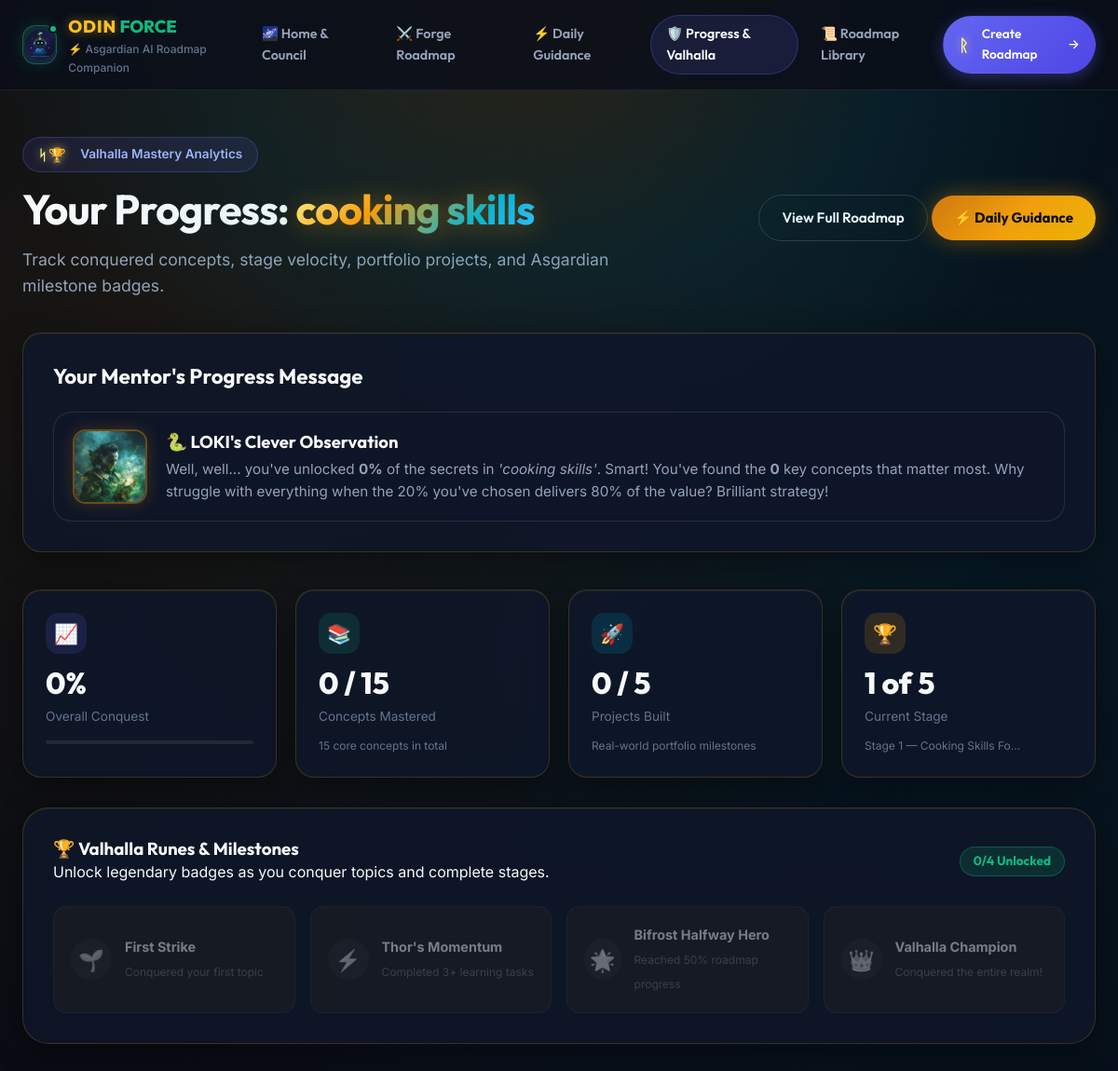
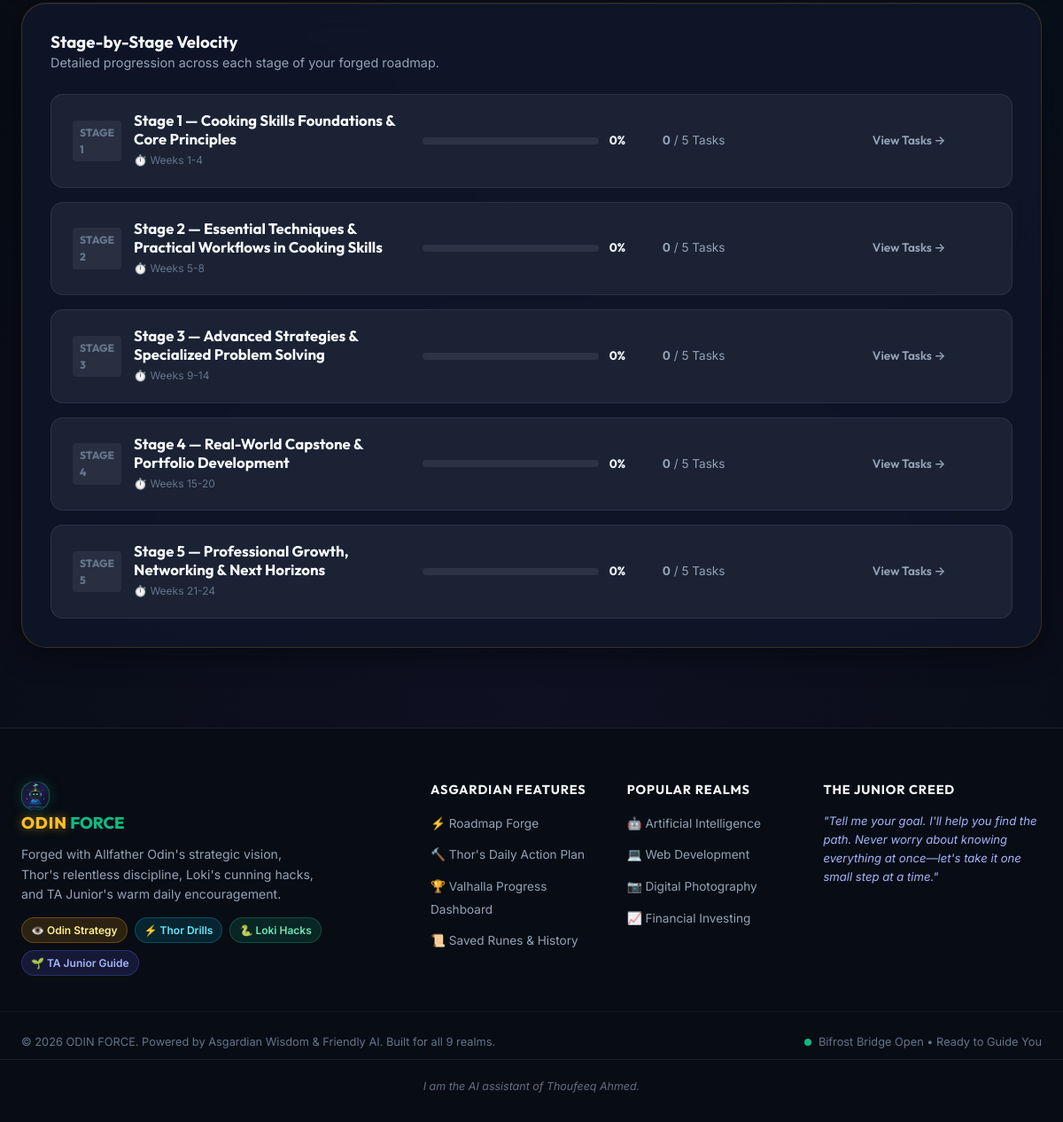
The app's page /progress/ with its own data (2 pictures, top to bottom).
### roadmap/models.py (models this page shows, shortened)
class Roadmap(models.Model):
    LEVEL_CHOICES = [
        ('Complete Beginner', 'Complete Beginner (Brand new to the field)'),
        ('Beginner', 'Beginner (Basic familiarity / know fundamentals)'),
        ('Intermediate', 'Intermediate (Hands-on experience, looking to level up)'),
        ('Advanced', 'Advanced (Deep experience, looking for mastery/specialization)'),
    ]
    MENTOR_CHOICES = [
        ('odin', 'ODIN - Wise & Strategic (Long-term goals, career planning, leadership)'),
        ('thor', 'THOR - Motivating & Action-focused (Practical skills, projects, execution)'),
        ('loki', 'LOKI - Creative & Problem-solving (Creative subjects, innovation, alternatives)'),
        ('auto', 'Auto-select based on domain'),
    ]
    domain = models.CharField(max_length=200, help_text="e.g. Artificial Intelligence, Photography, Finance")
    current_level = models.CharField(max_length=50, choices=LEVEL_CHOICES, default='Beginner')
    goal = models.CharField(max_length=300, help_text="e.g. Become an AI Engineer, Start a Portrait Studio")
    available_time = models.CharField(max_length=100, default='2 hours per day', help_text="e.g. 1 hour per day, 2 hours per day, 10 hours/week")
    duration = models.CharField(max_length=100, default='6 months', help_text="e.g. 3 months, 6 months, 1 year")
    existing_skills = models.TextField(blank=True, default='', help_text="Skills or tools you already know")
    user_name = models.CharField(max_length=100, blank=True, default='Learner', help_text="Your name or nickname")
    mentor = models.CharField(max_length=20, choices=MENTOR_CHOICES, default='auto', help_text="Your mentor guide for this roadmap")
    greeting_message = models.TextField(blank=True, default='')
    junior_advice = models.TextField(blank=True, default='')
    mentor_greeting = models.TextField(blank=True, default='', help_text="Personalized mentor greeting")
    roadmap_content = models.TextField(blank=True, default='', help_text="Full structured overview / raw backup")
    created_at = models.DateTimeField(auto_now_add=True)
    updated_at = models.DateTimeField(auto_now=True)
    class Meta:
        ordering = ['-created_at']
    @property
    def total_tasks(self):
        return LearningTask.objects.filter(stage__roadmap=self).count()
    @property
    def completed_tasks(self):
        return LearningTask.objects.filter(stage__roadmap=self, completed=True).count()
    @property
    def progress_percentage(self):
        total = self.total_tasks
        if total == 0:
            return 0
        return int((self.completed_tasks / total) * 100)
    @property
    def total_projects(self):
        return LearningTask.objects.filter(stage__roadmap=self, task_type='project').count()
    @property
    def completed_projects(self):
        return LearningTask.objects.filter(stage__roadmap=self, task_type='project', completed=True).count()
    @property
    def total_topics(self):
        return LearningTask.objects.filter(stage__roadmap=self, task_type='topic').count()
    @property
    def completed_topics(self):
        return LearningTask.objects.filter(stage__roadmap=self, task_type='topic', completed=True).count()
    @property
    def current_stage(self):
        stages = list(self.stages.all())
        if not stages:
            return None
        for stage in stages:
            if not stage.is_completed:
                return stage
        return stages[-1]

class RoadmapStage(models.Model):
    roadmap = models.ForeignKey(Roadmap, on_delete=models.CASCADE, related_name='stages')
    title = models.CharField(max_length=255, help_text="e.g. Stage 1 — Foundations")
    description = models.TextField(help_text="Overview of this stage")
    why_it_matters = models.TextField(help_text="Why this stage is crucial for the goal")
    what_to_practice = models.TextField(blank=True, default='', help_text="Key drills and hands-on exercises")
    suggested_projects = models.TextField(blank=True, default='', help_text="Portfolio-worthy projects")
    order = models.PositiveIntegerField(default=1)
    estimated_duration = models.CharField(max_length=100, default='4 weeks', help_text="e.g. Weeks 1-4")
    projects_summary = models.TextField(blank=True, default='')
    class Meta:
        ordering = ['order']
    @property
    def total_tasks_count(self):
        return self.tasks.count()
    @property
    def completed_tasks_count(self):
        return self.tasks.filter(completed=True).count()
    @property
    def progress_percentage(self):
        total = self.total_tasks_count
        if total == 0:
            return 0
        return int((self.completed_tasks_count / total) * 100)
    @property
    def is_completed(self):
        total = self.total_tasks_count
        if total == 0:
            return False
        return self.completed_tasks_count == total

### roadmap/views.py (the view)
# urls.py: path('progress/', views.progress_view, name='progress'),
def progress_view(request, pk=None):
    if pk:
        roadmap = get_object_or_404(Roadmap.objects.prefetch_related('stages__tasks'), pk=pk)
    else:
        roadmap = Roadmap.objects.first()
        if not roadmap:
            messages.info(request, "Please create a roadmap first to track progress.")
            return redirect('generate_roadmap')
    stages = roadmap.stages.all().order_by('order')
    all_tasks = LearningTask.objects.filter(stage__roadmap=roadmap).order_by('stage__order', 'order')
    return render(request, 'roadmap/progress.html', {
        'roadmap': roadmap,
        'stages': stages,
        'all_tasks': all_tasks,
    })

### templates/roadmap/progress.html (shortened to what this page needs)
{% extends 'base.html' %}
{% load static %}
{% block content %}
<section class="progress-section asgard-progress">
    <div class="container">
        <div class="progress-header">
            <div class="header-left">
                <div class="progress-badge">
                    <span class="badge-rune">ᛋ🏆</span>
                    <span>Valhalla Mastery Analytics</span>
                </div>
                <h1 class="page-title">Your Progress: <span class="text-gradient-asgard">{{ roadmap.domain }}</span></h1>
                <p class="page-subtitle">Track conquered concepts, stage velocity, portfolio projects, and Asgardian milestone badges.</p>
            </div>
            <div class="header-right">
                <a href="{% url 'roadmap_detail' pk=roadmap.pk %}" class="btn btn-outline">
                    <span>View Full Roadmap</span>
                </a>
                <a href="{% url 'roadmap_daily_guidance' pk=roadmap.pk %}" class="btn btn-primary asgard-glow-btn">
                    <span>⚡ Daily Guidance</span>
                </a>
            </div>
        </div>
        <div class="mentor-guidance-card asgard-card">
            <div class="guidance-header">
                <h3>Your Mentor's Progress Message</h3>
            </div>
            {% if roadmap.mentor == 'odin' %}
                <div class="guidance-content mentor-odin-guidance">
                    <div class="guidance-mentor-avatar-wrap">
                        <img src="{% static 'images/mentor_odin.jpg' %}" alt="ODIN" class="guidance-mentor-avatar">
                    </div>
                    <div class="guidance-mentor-text">
                        <h4>👁️ ODIN's Strategic Assessment</h4>
                        <p>Your journey progresses with strategic purpose. You have mastered <strong>{{ roadmap.progress_percentage }}%</strong> of your roadmap. Each conquered concept brings you closer to your ultimate vision of <em>'{{ roadmap.goal }}'</em>. The Allfather sees your dedication and approves.</p>
                    </div>
                </div>
            {% elif roadmap.mentor == 'loki' %}
                <div class="guidance-content mentor-loki-guidance">
                    <div class="guidance-mentor-avatar-wrap">
                        <img src="{% static 'images/mentor_loki.jpg' %}" alt="LOKI" class="guidance-mentor-avatar">
                    </div>
                    <div class="guidance-mentor-text">
                        <h4>🐍 LOKI's Clever Observation</h4>
                        <p>Well, well... you've unlocked <strong>{{ roadmap.progress_percentage }}%</strong> of the secrets in <em>'{{ roadmap.domain }}'</em>. Smart! You've found the <strong>{{ roadmap.completed_topics }}</strong> key concepts that matter most. Why struggle with everything when the 20% you've chosen delivers 80% of the value? Brilliant strategy!</p>
                    </div>
                </div>
            {% endif %}
        </div>
        <div class="metrics-grid">
            <div class="metric-card asgard-card">
                <div class="metric-icon-wrap bg-purple">📈</div>
                <div class="metric-data">
                    <span class="metric-number">{{ roadmap.progress_percentage }}%</span>
                    <span class="metric-label">Overall Conquest</span>
                </div>
                <div class="metric-bar-bg">
                </div>
            </div>
            <div class="metric-card asgard-card">
                <div class="metric-icon-wrap bg-green">📚</div>
                <div class="metric-data">
                    <span class="metric-number">{{ roadmap.completed_topics }} / {{ roadmap.total_topics }}</span>
                    <span class="metric-label">Concepts Mastered</span>
                </div>
                <span class="metric-subtext">{{ roadmap.total_topics }} core concepts in total</span>
            </div>
            <div class="metric-card asgard-card">
                <div class="metric-icon-wrap bg-blue">🚀</div>
                <div class="metric-data">
                    <span class="metric-number">{{ roadmap.completed_projects }} / {{ roadmap.total_projects }}</span>
                    <span class="metric-label">Projects Built</span>
                </div>
                <span class="metric-subtext">Real-world portfolio milestones</span>
            </div>
            <div class="metric-card asgard-card">
                <div class="metric-icon-wrap bg-amber">🏆</div>
                <div class="metric-data">
                    <span class="metric-number">{{ roadmap.current_stage.order }} of {{ stages|length }}</span>
                    <span class="metric-label">Current Stage</span>
                </div>
                <span class="metric-subtext">{{ roadmap.current_stage.title|truncatechars:28 }}</span>
            </div>
        </div>
        <div class="milestones-card asgard-card">
            <div class="card-header-flex">
                <div class="milestone-title-wrap">
                    <h3>🏆 Valhalla Runes & Milestones</h3>
                    <p>Unlock legendary badges as you conquer topics and complete stages.</p>
                </div>
                <span class="badge-count-pill">
                    {% if roadmap.progress_percentage >= 100 %}4/4 Unlocked! 🎉
                    {% elif roadmap.progress_percentage >= 50 %}2/4 Unlocked!
                    {% elif roadmap.progress_percentage > 0 %}1/4 Unlocked!
                    {% else %}0/4 Unlocked{% endif %}
                </span>
            </div>
            <div class="badges-row">
                <div class="achievement-badge {% if roadmap.completed_tasks > 0 %}unlocked{% else %}locked{% endif %}">
                    <div class="badge-icon-disc">🌱</div>
                    <div class="badge-info">
                        <strong>First Strike</strong>
                        <span>Conquered your first topic</span>
                    </div>
                </div>
                <div class="achievement-badge {% if roadmap.completed_tasks >= 3 %}unlocked{% else %}locked{% endif %}">
                    <div class="badge-icon-disc">⚡</div>
                    <div class="badge-info">
                        <strong>Thor's Momentum</strong>
                        <span>Completed 3+ learning tasks</span>
                    </div>
                </div>
                <div class="achievement-badge {% if roadmap.progress_percentage >= 50 %}unlocked{% else %}locked{% endif %}">
                    <div class="badge-icon-disc">🌟</div>
                    <div class="badge-info">
                        <strong>Bifrost Halfway Hero</strong>
                        <span>Reached 50% roadmap progress</span>
                    </div>
                </div>
                <div class="achievement-badge {% if roadmap.progress_percentage >= 100 %}unlocked{% else %}locked{% endif %}">
                    <div class="badge-icon-disc">👑</div>
                    <div class="badge-info">
                        <strong>Valhalla Champion</strong>
                        <span>Conquered the entire realm!</span>
                    </div>
                </div>
            </div>
        </div>
        <div class="stages-breakdown-card asgard-card">
            <h3>Stage-by-Stage Velocity</h3>
            <p class="section-sub-desc">Detailed progression across each stage of your forged roadmap.</p>
            <div class="stages-progress-list">
                {% for stage in stages %}
                <div class="stage-progress-row">
                    <div class="stage-info-col">
                        <div class="stage-row-badge">Stage {{ stage.order }}</div>
                        <div class="stage-row-title-wrap">
                            <h4>{{ stage.title }}</h4>
                            <span class="stage-est-dur">⏱️ {{ stage.estimated_duration }}</span>
                        </div>
                    </div>
                    <div class="stage-meter-col">
                        <div class="meter-bar-bg">
                        </div>
                        <span class="meter-percent">{{ stage.progress_percentage }}%</span>
                    </div>
                    <div class="stage-tasks-tally-col">
                        <span><strong>{{ stage.completed_tasks_count }}</strong> / {{ stage.total_tasks_count }} Tasks</span>
                    </div>
                    <div class="stage-action-col">
                        <a href="{% url 'roadmap_detail' pk=roadmap.pk %}#stage-{{ stage.pk }}" class="btn btn-sm btn-ghost">
                            View Tasks →
                        </a>
                    </div>
                </div>
                {% endfor %}
            </div>
        </div>
    </div>
</section>
{% endblock %}

### static/css/daily-mentor-styles.css (style rules this page uses)
.guidance-content { display: flex; gap: 20px; align-items: center; padding: 18px 20px; background: rgba(15, 23, 42, 0.75); border: 1px solid rgba(255, 255, 255, 0.1); border-radius: var(--radius-lg, 14px); }
.guidance-mentor-avatar-wrap { width: 80px; height: 80px; border-radius: var(--radius-md, 10px); overflow: hidden; flex-shrink: 0; border: 2px solid rgba(245, 158, 11, 0.4); box-shadow: 0 0 18px rgba(245, 158, 11, 0.2); }
.guidance-mentor-avatar { width: 100%; height: 100%; object-fit: cover; object-position: center top; }
.guidance-mentor-text { flex: 1; }
.guidance-mentor-text h4 { font-family: var(--font-heading, 'Cinzel', serif); font-size: 1.15rem; color: var(--text-primary, #f8fafc); margin: 0 0 6px 0; }
.guidance-mentor-text p { color: var(--text-secondary, #cbd5e1); margin: 0; font-size: 0.95rem; line-height: 1.6; }

### records on screen
Roadmap: domain "cooking skills", progress_percentage "0", completed_topics "0", total_topics "15", completed_projects "0", total_projects "5", current_stage.order "1", current_stage "Stage 1 — Cooking Skills Fo…"
RoadmapStage: order "1", title "Stage 1 — Cooking Skills Foundations & Core Principles", estimated_duration "Weeks 1-4", progress_percentage "0", completed_tasks_count "0", total_tasks_count "5"
RoadmapStage: order "2", title "Stage 2 — Essential Techniques & Practical Workflows in Cooking Skills", estimated_duration "Weeks 5-8", progress_percentage "0", completed_tasks_count "0", total_tasks_count "5"
RoadmapStage: order "3", title "Stage 3 — Advanced Strategies & Specialized Problem Solving", estimated_duration "Weeks 9-14", progress_percentage "0", completed_tasks_count "0", total_tasks_count "5"
RoadmapStage: order "4", title "Stage 4 — Real-World Capstone & Portfolio Development", estimated_duration "Weeks 15-20", progress_percentage "0", completed_tasks_count "0", total_tasks_count "5"
RoadmapStage: order "5", title "Stage 5 — Professional Growth, Networking & Next Horizons", estimated_duration "Weeks 21-24", progress_percentage "0", completed_tasks_count "0", total_tasks_count "5"

### other values on screen
{{ stages|length }} "5"
